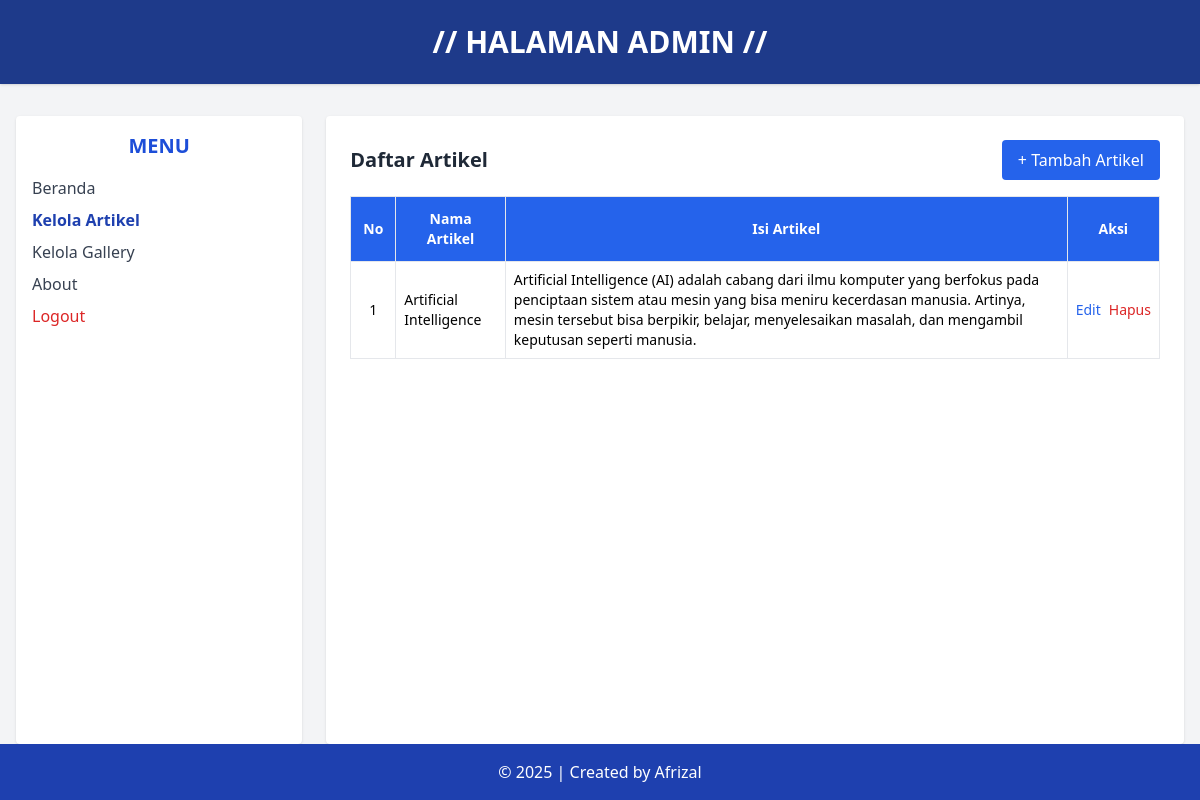
The page /admin/data_artikel.php (signed in) on the database its author committed.
### tables this page shows
CREATE TABLE `tbl_artikel` (
  `id_artikel` int(11) NOT NULL,
  `nama_artikel` varchar(255) NOT NULL,
  `isi_artikel` text NOT NULL,
  `tanggal_post` timestamp NOT NULL DEFAULT current_timestamp() ON UPDATE current_timestamp()
);

### admin/data_artikel.php (the view, shortened to what this page needs)
<?php
include('../koneksi.php');
?>
<!DOCTYPE html>
<html lang="en">
<head>
<script src="https://cdn.tailwindcss.com"></script>
</head>
<body class="bg-gray-100 flex flex-col min-h-screen">
<header class="bg-blue-900 text-white text-center py-6 shadow">
    <h1 class="text-3xl font-bold">// HALAMAN ADMIN //</h1>
</header>
<div class="flex max-w-7xl mx-auto mt-8 px-4 flex-grow w-full">
    <aside class="w-1/4 bg-white rounded shadow p-4">
        <h2 class="text-xl font-semibold text-blue-700 mb-4 text-center">MENU</h2>
        <ul class="space-y-2 text-gray-700">
            <li><a href="beranda_admin.php" class="block hover:text-blue-600">Beranda</a></li>
            <li><a href="data_artikel.php" class="block font-semibold text-blue-800">Kelola Artikel</a></li>
            <li><a href="data_gallery.php" class="block hover:text-blue-600">Kelola Gallery</a></li>
            <li><a href="about.php" class="block hover:text-blue-600">About</a></li>
            <li>
                <a href="logout.php" onclick="return confirm('Apakah anda yakin ingin keluar?');" class="block text-red-600 hover:underline font-medium">Logout</a>
            </li>
        </ul>
    </aside>
    <main class="w-3/4 bg-white rounded shadow p-6 ml-6">
        <div class="flex justify-between items-center mb-4">
            <h2 class="text-xl font-bold text-gray-800">Daftar Artikel</h2>
            <a href="add_artikel.php" class="bg-blue-600 text-white px-4 py-2 rounded hover:bg-blue-700 transition">+ Tambah Artikel</a>
        </div>
        <table class="min-w-full table-auto border border-gray-300 text-sm">
            <thead class="bg-blue-600 text-white">
                <tr>
                    <th class="p-3 border">No</th>
                    <th class="p-3 border">Nama Artikel</th>
                    <th class="p-3 border">Isi Artikel</th>
                    <th class="p-3 border">Aksi</th>
                </tr>
            </thead>
            <tbody>
                <?php
                $sql = "SELECT * FROM tbl_artikel";
                $query = mysqli_query($db, $sql);
                $no = 1;
                while ($data = mysqli_fetch_array($query)) {
                    echo "<tr class='even:bg-gray-50'>";
                    echo "<td class='border p-2 text-center'>" . $no++ . "</td>";
                    echo "<td class='border p-2'>" . htmlspecialchars($data['nama_artikel']) . "</td>";
                    echo "<td class='border p-2'>" . htmlspecialchars($data['isi_artikel']) . "</td>";
                    echo "<td class='border p-2 text-center space-x-2'>";
                    echo "<a href='edit_artikel.php?id_artikel={$data['id_artikel']}' class='text-blue-600 hover:underline'>Edit</a>";
                    echo "<a href='delete_artikel.php?id_artikel={$data['id_artikel']}' onclick='return confirm(\"Yakin ingin menghapus?\")' class='text-red-600 hover:underline'>Hapus</a>";
                    echo "</td>";
                    echo "</tr>";
                }
                ?>
            </tbody>
        </table>
    </main>
</div>
<footer class="bg-blue-800 text-white text-center py-4 mt-auto">
    &copy; <?php echo date('Y'); ?> | Created by Afrizal
</footer>
</body>
</html>

### rows shown on the page
tbl_artikel: nama_artikel "Artificial Intelligence", isi_artikel "Artificial Intelligence (AI) adalah cabang dari ilmu komputer yang berfokus pada penciptaan sistem atau mesin yang bisa meniru kecerdasan manusia. Artinya, mesin tersebut bisa berpikir, belajar, menyelesaikan masalah, dan mengambil keputusan seperti manusia."
